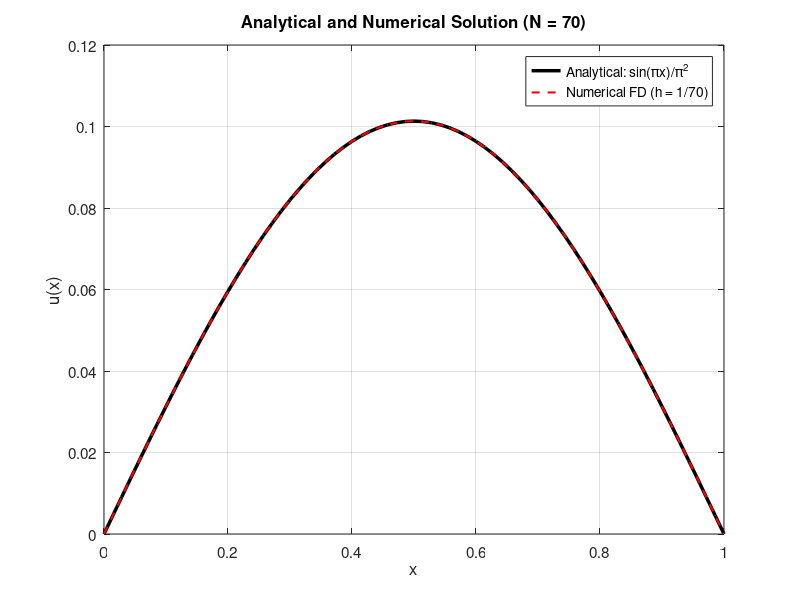

Write MATLAB code to recreate this figure.
% Solution to boundary value problem:
%               -u''(x) = sin(x.pi), x mem (0,1)
%                u(0) = 0, u(1) =0
% Compared with analytic solution u(x) = (1/pi^2)(sin(x.pi))
%
%                            ---
clc;
% Parameters
N = 70; % grid intervals
h = 1/N; % grid spacing
x = (h:h:1-h)'; % column vector of inner grid points (x_i)

%% For system Au = f

% Matrix A
n = N-1; % interior points
e = ones(n,1);
A = (1/h^2)*spdiags([-e, 2*e, -e], [-1, 0, 1], n, n);

% Function
f = sin(pi*x);
u_ = sin(pi*x)/pi^2; %% Analytic sol

%% System sol
u = A \ f;

%% Plot
figure('visible','on')
xp = [0;x;1];
up = [0;u;0];
u_p = [0;u_;0];
plot(xp, u_p,  'k-', 'LineWidth', 2.5); hold on;
plot(xp, u_p, 'r--', 'LineWidth', 1.5);
xlabel('x', 'FontSize', 13); ylabel('u(x)', 'FontSize', 13);
title(sprintf('Analytical and Numerical Solution (N = %d)', N),'FontSize', 13)
legend({'Analytical: sin(\pix)/\pi^2', ...
        sprintf('Numerical FD (h = 1/%d)', N)}, ...
        'Location', 'NorthEast', 'FontSize', 11);
grid on;
set(gca, 'FontSize', 11)
